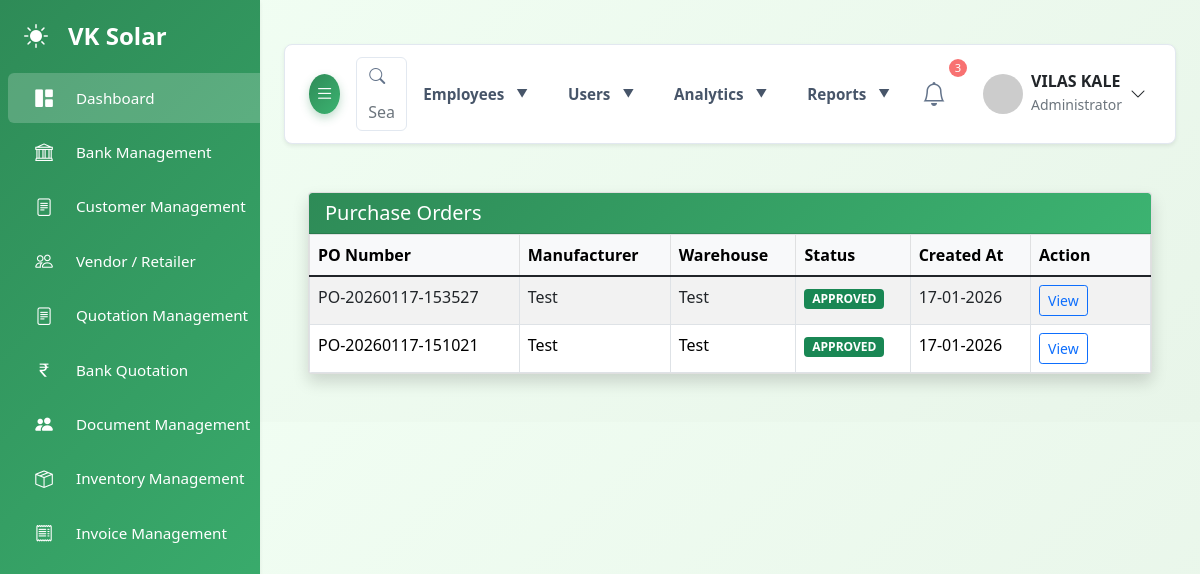
The app's page /admin/inventory/purchase_invoice_list.php (signed in) with its own data.
### tables this page shows
CREATE TABLE `purchase_orders` (
  `id` int NOT NULL,
  `po_number` varchar(50) NOT NULL,
  `manufacturer_id` int NOT NULL,
  `warehouse_id` int NOT NULL,
  `status` enum('pending','approved','rejected') DEFAULT 'pending',
  `invoice_id` int DEFAULT NULL,
  `remarks` text,
  `created_by` int NOT NULL,
  `approved_by` int DEFAULT NULL,
  `created_at` datetime DEFAULT CURRENT_TIMESTAMP,
  `approved_at` datetime DEFAULT NULL
);

CREATE TABLE `product_manufacturers` (
  `id` int NOT NULL,
  `name` varchar(255) NOT NULL,
  `gst_number` varchar(30) DEFAULT NULL,
  `address` text,
  `contact_person` varchar(150) DEFAULT NULL,
  `phone` varchar(20) DEFAULT NULL,
  `email` varchar(150) DEFAULT NULL,
  `is_active` tinyint(1) DEFAULT '1',
  `created_at` datetime DEFAULT CURRENT_TIMESTAMP
);

CREATE TABLE `warehouses` (
  `id` int NOT NULL,
  `name` varchar(150) NOT NULL,
  `code` varchar(50) DEFAULT NULL,
  `address` text,
  `city` varchar(100) DEFAULT NULL,
  `state` varchar(100) DEFAULT NULL,
  `pincode` varchar(12) DEFAULT NULL,
  `contact_name` varchar(100) DEFAULT NULL,
  `contact_phone` varchar(20) DEFAULT NULL,
  `image` varchar(255) DEFAULT NULL,
  `created_by` int DEFAULT NULL,
  `created_at` timestamp NULL DEFAULT CURRENT_TIMESTAMP,
  `updated_at` timestamp NULL DEFAULT CURRENT_TIMESTAMP ON UPDATE CURRENT_TIMESTAMP
);

### admin/inventory/purchase_invoice_list.php (the view, shortened to what this page needs)
<?php
require_once '../connect/auth_middleware.php';
$list = $conn->query("
    SELECT
        po.id,
        po.po_number,
        po.status,
        po.created_at,
        w.name AS warehouse,
        m.name AS manufacturer
    FROM purchase_orders po
    JOIN warehouses w ON w.id = po.warehouse_id
    JOIN product_manufacturers m ON m.id = po.manufacturer_id
    ORDER BY po.id DESC
")->fetch_all(MYSQLI_ASSOC);
?>
<!doctype html>
<html lang="en">
<head>
<?php require_once __DIR__ . '/../include/head2.php'; ?>
<link href="https://cdn.jsdelivr.net/npm/bootstrap@5.1.3/dist/css/bootstrap.min.css" rel="stylesheet">
</head>
<body>
<?php
include 'include/sidebar.php';
?>
<div id="main-content">
<?php
include 'include/navbar.php';
?>
<div class="container-fluid py-4">
<div class="card shadow">
<div class="card-header bg-primary text-white">
<h5 class="mb-0">Purchase Orders</h5>
</div>
<div class="card-body p-0">
<table class="table table-bordered table-striped mb-0">
<thead class="table-light">
<tr>
<th>PO Number</th>
<th>Manufacturer</th>
<th>Warehouse</th>
<th>Status</th>
<th>Created At</th>
<th width="120">Action</th>
</tr>
</thead>
<tbody>
<?php foreach ($list as $po): ?>
<tr>
<td><?= htmlspecialchars($po['po_number']) ?></td>
<td><?= htmlspecialchars($po['manufacturer']) ?></td>
<td><?= htmlspecialchars($po['warehouse']) ?></td>
<td>
<?php
$badge = match($po['status']) {
    'pending'  => 'warning',
    'approved' => 'success',
    'rejected' => 'danger',
    default    => 'secondary'
};
?>
<span class="badge bg-<?= $badge ?>">
<?= strtoupper($po['status']) ?>
</span>
</td>
<td><?= date('d-m-Y', strtotime($po['created_at'])) ?></td>
<td>
<a href="purchase_order_view.php?id=<?= $po['id'] ?>"
   class="btn btn-sm btn-outline-primary">
View
</a>
</td>
</tr>
<?php endforeach; ?>
</tbody>
</table>
</div>
</div>
</div>
</div>
</body>
</html>

### admin/css&js/style.css (style rules this page uses)
:root { --primary: #2e8b57; --primary-light: #3cb371; --primary-dark: #1e6b47; --secondary: #f5f5f5; --accent: #87ceeb; --accent-light: #b0e2ff; --earth: #d2b48c; --earth-light: #f0e6d6; --dark: #2c3e50; --light: #f8f9fa; --gradient-primary: linear-gradient( 135deg, var(--primary) 0%, var(--primary-light) 100% ); --gradient-secondary: linear-gradient( 135deg, var(--earth-light) 0%, var(--secondary) 100% ); --gradient-hero: linear-gradient( 135deg, rgba(46, 139, 87, 0.85) 0%, rgba(60, 179, 113, 0.85) 100% ); --gradient-nature: linear-gradient( 135deg, var(--primary) 0%, var(--accent) 100% ); --background-light: #f1f5f9; --text-light: #64748b; --card-bg-light: #ffffff; --border-color-light: #e2e8f0; --success-color: #10b981; --danger-color: #f87171; --warning-color: #fbbf24; }
body { font-family: "Inter", sans-serif; background-color: var(--background-light); color: var(--text-light); padding-top: 20px; overflow-x: hidden; }
#main-content { margin-left: 260px; padding: 1.5rem; transition: margin-left 0.3s ease-in-out; }
.card { border: none; border-radius: 0.5rem; box-shadow: 0 0.1rem 0.5rem rgba(0, 0, 0, 0.05); transition: all 0.3s; background-color: var(--card-bg-light); color: var(--text-light); border: 1px solid var(--border-color-light); }
.card-header, .card-footer { background-color: transparent; border-bottom: 1px solid var(--border-color-light); color: var(--text-light); }
.card-header { padding: 1rem 1.5rem; }
.card-header { display: flex; justify-content: space-between; align-items: flex-start; margin-bottom: 1rem; }
.table { color: var(--text-light); }

### admin/css&js/carousel.css (style rules this page uses)
:root { --primary: #2e8b57; --primary-light: #3cb371; --primary-dark: #1e6b47; --secondary: #f5f5f5; --accent: #87ceeb; --dark: #2c3e50; --light: #f8f9fa; --gradient-primary: linear-gradient( 135deg, var(--primary) 0%, var(--primary-light) 100% ); --background-light: #f1f5f9; --text-light: #64748b; --card-bg-light: #ffffff; --border-color-light: #e2e8f0; --success-color: #10b981; --danger-color: #f87171; --warning-color: #fbbf24; }
body { font-family: "Inter", sans-serif; background-color: var(--background-light); color: var(--text-light); padding-top: 20px; overflow-x: hidden; }
#main-content { margin-left: 260px; padding: 1.5rem; transition: margin-left 0.3s ease-in-out; }
.card { border: none; border-radius: 1rem; box-shadow: 0 0.5rem 1.5rem rgba(46, 139, 87, 0.08); transition: all 0.3s; background: var(--card-bg-light); color: var(--text-light); overflow: hidden; }
.card-header { background: var(--gradient-primary); color: white; border: none; padding: 1.5rem; }
.card-body { padding: 2rem; }

### admin/css&js/logo&brand.css (style rules this page uses)
:root { --primary-green: #48bb78; --dark-green: #38a169; --light-green: #c6f6d5; --accent-green: #68d391; --text-dark: #2d3748; --text-light: #718096; --bg-light: #f7fafc; --border: #e2e8f0; --shadow: 0 2px 4px -1px rgba(0, 0, 0, 0.1), 0 1px 2px -1px rgba(0, 0, 0, 0.06); --shadow-lg: 0 4px 6px -1px rgba(0, 0, 0, 0.1), 0 2px 4px -1px rgba(0, 0, 0, 0.06); }

### admin/css&js/project.css (style rules this page uses)
:root { --primary: #2e8b57; --primary-light: #3cb371; --primary-dark: #1e6b47; --secondary: #f5f5f5; --accent: #87ceeb; --accent-light: #b0e2ff; --earth: #d2b48c; --earth-light: #f0e6d6; --dark: #2c3e50; --light: #f8f9fa; --gradient-primary: linear-gradient( 135deg, var(--primary) 0%, var(--primary-light) 100% ); --background-light: #f1f5f9; --text-light: #64748b; --card-bg-light: #ffffff; --border-color-light: #e2e8f0; --success-color: #10b981; --danger-color: #f87171; --warning-color: #fbbf24; }
body { font-family: "Inter", sans-serif; background-color: var(--background-light); color: var(--text-light); padding-top: 20px; overflow-x: hidden; }
#main-content { margin-left: 260px; padding: 1.5rem; transition: margin-left 0.3s ease-in-out; }
.card { border: none; border-radius: 0.5rem; box-shadow: 0 0.1rem 0.5rem rgba(0, 0, 0, 0.05); transition: all 0.3s; background-color: var(--card-bg-light); color: var(--text-light); border: 1px solid var(--border-color-light); }
.card-header { background-color: transparent; border-bottom: 1px solid var(--border-color-light); color: var(--text-light); padding: 1rem 1.5rem; }
.table { color: var(--text-light); }

### admin/css&js/view-project.css (style rules this page uses)
:root { --primary-color: #2e8b57; --secondary-color: #3cb371; --light-color: #f5f5f5; --dark-color: #333; --border-radius: 10px; --box-shadow: 0 3px 10px rgba(0, 0, 0, 0.08); --transition: all 0.3s ease; }
body { background-color: #f8f9fa; font-family: "Segoe UI", Tahoma, Geneva, Verdana, sans-serif; line-height: 1.6; }

### records on screen
purchase_orders: po_number "PO-20260117-153527", manufacturer.name "Test", warehouse.name "Test", status "APPROVED", created_at "17-01-2026"
purchase_orders: po_number "PO-20260117-151021", manufacturer.name "Test", warehouse.name "Test", status "APPROVED", created_at "17-01-2026"

### other values on screen
$current_user_name "VILAS KALE"
$role_names[$current_role] "Administrator"
